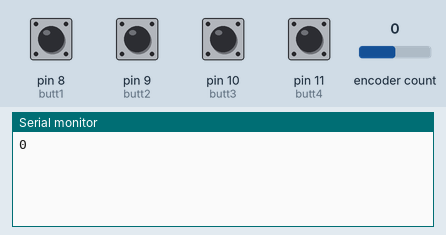
This sketch was run on a simulated Teensy 4. Parts: the last lines printed to the serial monitor. Inputs (shaded band) come from the test bench; at power-on: pin 8 (butt1), pin 9 (butt2), pin 10 (butt3), pin 11 (butt4) HIGH, encoder count 0.

Above: at 1.2 s.
1.3 s: pin 8 (butt1) pulled LOW for 0.15 s
At 2.1 s:
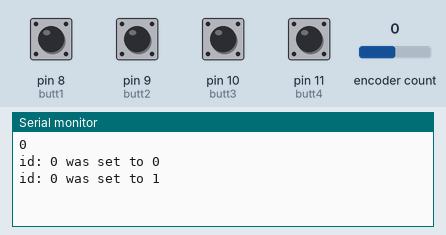
2.9 s: encoder count set to 1
At 3.6 s:
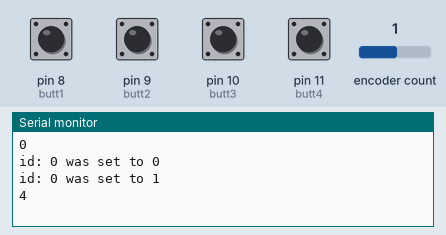
4.4 s: pin 9 (butt2) pulled LOW for 0.15 s
At 5.7 s:
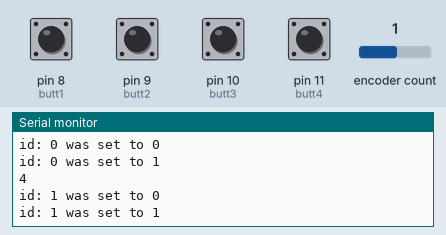
6.0 s: pin 10 (butt3) pulled LOW for 0.15 s
At 6.9 s:
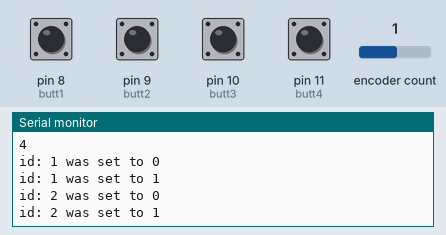
7.6 s: pin 11 (butt4) pulled LOW for 0.15 s
At 8.1 s:
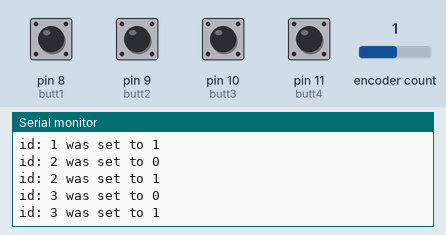
9.2 s: encoder count set to 2
At 9.6 s:
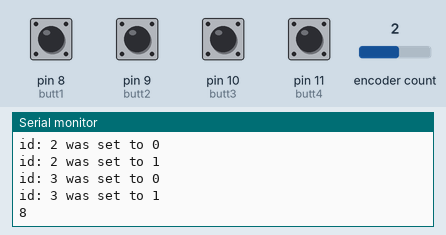
Timing chart, 0 to 11.7 s (numbered marks = the images above; inputs shaded):
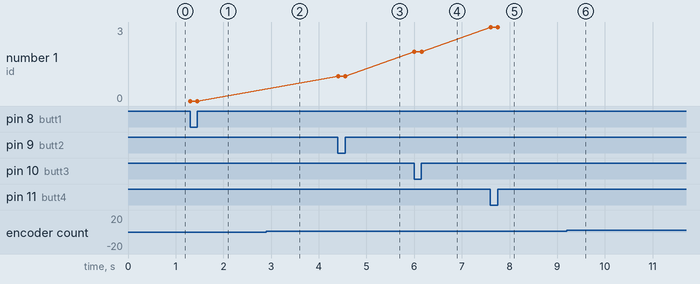

The sketch:

macro-for-line-01.ino
```cpp
/*
 DESCRIPTION
 ====================
 Simple example of the Bounce library that switches the debug LED when
 either of 2 buttons are pressed.
 */

// Include the Bounce2 library found here :
// https://github.com/thomasfredericks/Bounce2
#include <Bounce2.h>
#include <Encoder.h>


#define butt1 8
#define butt2 9
#define butt3 10
#define butt4 11

#define LED1 13
#define LED2 14

int newb[4] = {1, 1, 1, 1};
int oldb[4] = {1, 1, 1, 1};

// Instantiate a Bounce object
Bounce deb1 = Bounce();
Bounce deb2 = Bounce();
Bounce deb3 = Bounce();
Bounce deb4 = Bounce();

//encoder
Encoder myEnc(22, 23);
long encold  = -999;

void setup() {
  Serial.begin(9600);
  // Setup the first button with an internal pull-up :
  pinMode(butt1,INPUT_PULLUP);
  pinMode(butt2,INPUT_PULLUP);
  pinMode(butt3,INPUT_PULLUP);
  pinMode(butt4,INPUT_PULLUP);
  // After setting up the button, setup the Bounce instance :
  deb1.attach(butt1);
  deb1.interval(5); // interval in ms
  deb2.attach(butt2);
  deb2.interval(5); // interval in ms
  deb3.attach(butt3);
  deb3.interval(5); // interval in ms
  deb4.attach(butt4);
  deb4.interval(5); // interval in ms

  //Setup the LED :
  //pinMode(LED1,OUTPUT);
  //pinMode(LED2,OUTPUT);

}

void loop() {
  // Update the Bounce instances :
  deb1.update();
  deb2.update();
  deb3.update();
  deb4.update();

  // Get the updated value :
  newb[0] = deb1.read();
  newb[1] = deb2.read();
  newb[2] = deb3.read();
  newb[3] = deb4.read();

  for (int i = 0; i < 4; i++) {
    if(newb[i] != oldb[i]){
      buttonFunc(i, newb[i]);
      oldb[i] = newb[i];
    }
  }

  long encnew = myEnc.read();
  if (encnew != encold) {
    encold = encnew;
    Serial.println(encnew);
  }
}

void buttonFunc(int id, int state) {

  Serial.print("id: ");
  Serial.print(id);
  Serial.print(" was set to ");
  Serial.println(state);

  if (id == 0) {
    if (state == 0) {
      Keyboard.set_modifier(MODIFIERKEY_GUI);
      Keyboard.send_now();
      Keyboard.set_key1(KEY_C);
      Keyboard.send_now();
    }
    if (state == 1) {
      Keyboard.set_modifier(0);
      Keyboard.set_key1(0);
      Keyboard.send_now();
    }
  }
  else if(id == 1) {
    if (state == 0) {
      Keyboard.set_modifier(MODIFIERKEY_GUI);
      Keyboard.send_now();
      Keyboard.set_key1(KEY_V);
      Keyboard.send_now();
    }
    if (state == 1) {
      Keyboard.set_modifier(0);
      Keyboard.set_key1(0);
      Keyboard.send_now();
    }
  }
  else if(id == 2){
    if (state == 0) {
      Keyboard.set_modifier(MODIFIERKEY_GUI);
      Keyboard.send_now();
      Keyboard.set_key1(KEY_Z);
      Keyboard.send_now();
    }
    if (state == 1) {
      Keyboard.set_modifier(0);
      Keyboard.set_key1(0);
      Keyboard.send_now();
    }
  }
  else if(id == 3){
    if (state == 0) {
      Keyboard.println("What do you think of that bobosh??");
    }
    if (state == 1) {
//      Keyboard.release(MODIFIERKEY_CTRL);
//      Keyboard.release(KEY_Z);
    }
  }
}
```

Measured:
- after the input at 1.3 s, the serial monitor: prints a new line at once (image 1)
- after the input at 2.9 s, the serial monitor: prints a new line at once (image 2)
- after the input at 4.4 s, the serial monitor: prints a new line at once (image 3)
- after the input at 6.0 s, the serial monitor: prints a new line at once (image 4)
- after the input at 7.6 s, the serial monitor: prints a new line at once (image 5)
- after the input at 9.2 s, the serial monitor: prints a new line at once (image 6)
- plotted number 1: 1 → 2 after the input at 6.0 s, 2 → 3 after the input at 7.6 s
